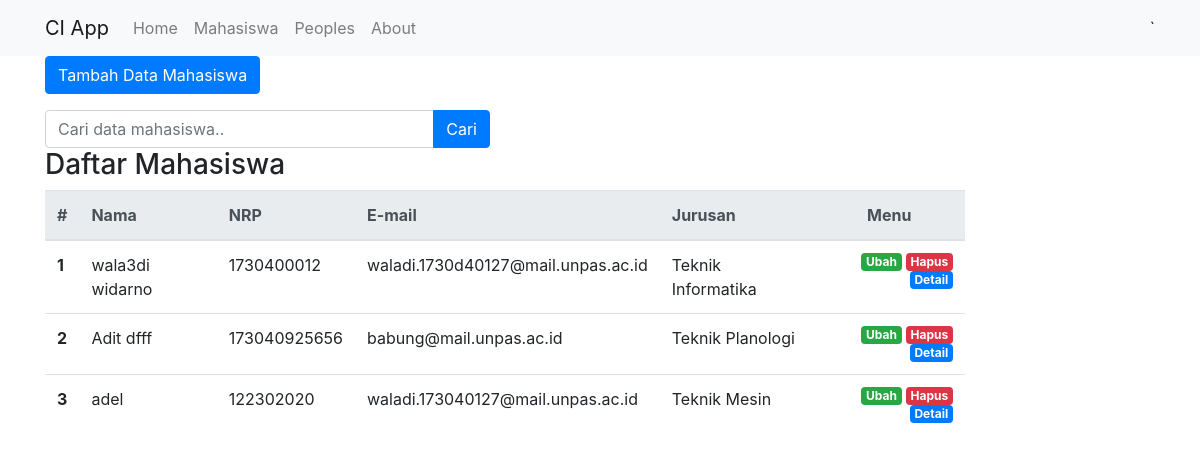
Screenshot of /index.php/mahasiswa with the database file from the repository.
### tables this page shows
CREATE TABLE `mahasiswa` (
  `id` int(11) NOT NULL,
  `nama` varchar(100) NOT NULL,
  `nrp` varchar(100) NOT NULL,
  `email` varchar(100) NOT NULL,
  `jurusan` varchar(100) NOT NULL
);

### application/controllers/Mahasiswa.php (called while the page is built, shortened)
<?php
class Mahasiswa extends CI_Controller
{
    public function __construct()
    {
        $this->load->model('Mahasiswa_model');
        $this->load->library('form_validation');
    }
    public function index()
    {
        $data['judul'] = 'Daftar Mahasiswa';
        $data['mahasiswa'] = $this->Mahasiswa_model->getAllMahasiswa();
        $this->load->view('templates/header', $data);
        $this->load->view('mahasiswa/index', $data);
        $this->load->view('templates/footer');
    }
}

### index.php (called while the page is built, shortened)
<?php
require_once BASEPATH.'core/CodeIgniter.php';

### application/models/Mahasiswa_model.php (called while the page is built, shortened)
<?php
class Mahasiswa_model extends CI_model {
    public function getAllMahasiswa(){
        return $this->db->get('mahasiswa')->result_array();
    }
}

### application/views/mahasiswa/index.php (the view, shortened to what this page needs)
<div class="container">
  		<div class="row">
  			<div class="col-md-6">
			<a href="<?php base_url(); ?>mahasiswa/tambah" class="btn btn-primary">Tambah Data Mahasiswa</a>
		</div>
  			<div class="col-10">
  				<div class="row mt-3">
			        <div class="col-md-6">
			            <form action="" method="post">
			                <div class="input-group">
			                    <input type="text" class="form-control" placeholder="Cari data mahasiswa.." name="keyword">
			                    <div class="input-group-append">
			                        <button class="btn btn-primary" type="submit">Cari</button>
			                    </div>
			                </div>
			            </form>
			        </div>
			    </div>
  				<h3>Daftar Mahasiswa</h3>
				  	<?php $i=0; ?><table class="table">
				  <thead class="thead-light">
				    <tr>
				      <th scope="col">#</th>
				      <th scope="col">Nama</th>
				      <th scope="col">NRP</th>
				      <th scope="col">E-mail</th>
				      <th scope="col">Jurusan</th>
				      <th scope="col" ><center>Menu</center></th>
				    </tr>
				  </thead>
				  <tbody>
				  	<?php foreach ($mahasiswa as $mhs) : ?>
				    <tr>
				      <th scope="row"><?php  echo $i=$i+1;?></th>
				      <td><?= $mhs['nama']; ?></td>
				      <td><?= $mhs['nrp']; ?></td>
				      <td><?= $mhs['email']; ?></td>
				      <td><?= $mhs['jurusan']; ?></td>
				      <td>
				      	<a href="<?= base_url(); ?>mahasiswa/hapus/<?= $mhs['id']; ?>" class="badge badge-danger float-right ml-1 tombol-hapus" >Hapus</a>
				      	<a href="<?= base_url(); ?>mahasiswa/ubah/<?= $mhs['id']; ?>" class="badge badge-success float-right ml-1 ">Ubah</a>
				      	<a href="<?= base_url(); ?>mahasiswa/detail/<?= $mhs['id']; ?>" class="badge badge-primary float-right ml-1">Detail</a>
				      </td>
				    </tr>
					<?php endforeach ?>
				 </tbody>
				</table>
  			</div>
  		</div>
  	</div>

### assets/css/style.css (style rules this page uses)
.badge { margin-left: 3px; }

### rows the page displays
mahasiswa: nama "wala3di widarno", nrp "1730400012", email "waladi.1730d40127@mail.unpas.ac.id", jurusan "Teknik Informatika"
mahasiswa: i "2", nama "Adit dfff", nrp "173040925656", email "babung@mail.unpas.ac.id", jurusan "Teknik Planologi"
mahasiswa: i "3", nama "adel", nrp "122302020", email "waladi.173040127@mail.unpas.ac.id", jurusan "Teknik Mesin"
